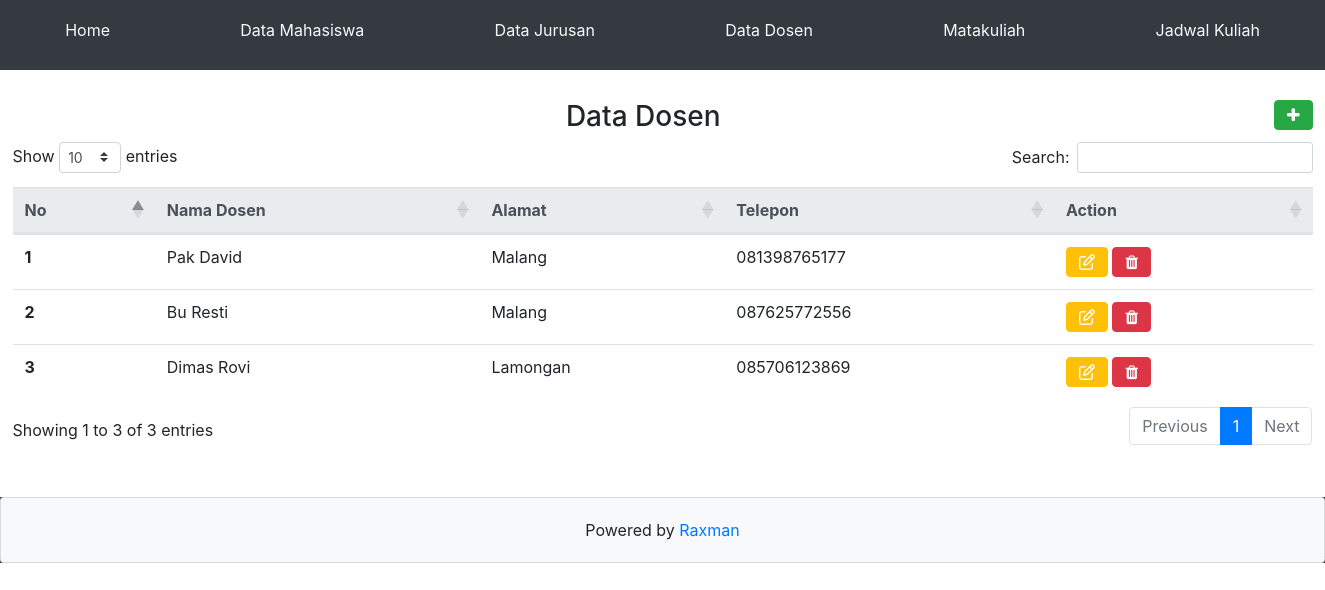
Screenshot of /?page=data_dosen with the database file from the repository.
### tables this page shows
CREATE TABLE IF NOT EXISTS `t_dosen` (
  `id_dosen` int(11) NOT NULL AUTO_INCREMENT,
  `nama_dosen` varchar(30) NOT NULL,
  `alamat` text NOT NULL,
  `telepon` varchar(14) NOT NULL,
  PRIMARY KEY (`id_dosen`)
);

### pages/data_dosen.php (the view, shortened to what this page needs)
<!DOCTYPE html>
<html>
<body>
	<div style="width: 1300px; margin: auto; margin-top: 10px">
		<button style="margin-bottom: 10px; float: right;" type="button" class="btn btn-success" data-toggle="modal" data-target="#tambahDosen"><i class="fa fa-plus"></i></button>
		<h3 style="text-align:center;">Data Dosen</h3>
		<table class="table" id="dt-datatable" style="clear: both;">
		  <thead class="thead-light">
		    <tr>
		      <th scope="col">No</th>
		      <th scope="col">Nama Dosen</th>
		      <th scope="col">Alamat</th>
		      <th scope="col">Telepon</th>
		      <th scope="col">Action</th>
		    </tr>
		  </thead>
		  <tbody>
		    <?php
		    	include "controller/connection.php";
		    	$query = mysqli_query($connect,"SELECT * FROM t_dosen");
		    	$no = 0;
		    	while ($row = mysqli_fetch_array($query)){
		    		$no++;?>
		    		<tr>
				      <th><?=$no?></th>
				      <td><?=$row['nama_dosen']?></td>
				      <td><?=$row['alamat']?></td>
				      <td><?=$row['telepon']?></td>
				      <td class="text-light">
				      	<a type="button" class="btn btn-warning" data-toggle="modal" data-target="#ubahDosen"
				      	data-iddosen="<?= $row['id_dosen'] ?>"
		                data-namadosen="<?= $row['nama_dosen'] ?>"
		                data-alamat="<?= $row['alamat'] ?>"
		                data-telepon="<?= $row['telepon'] ?>"
				      	><i class="fa fa-edit"></i></a>
				      	<a type="button" class="btn btn-danger" data-toggle="modal" data-target="#hapusDosen"
				      	data-iddosen="<?= $row['id_dosen'] ?>"
		                data-namadosen="<?= $row['nama_dosen'] ?>"
				      	><i class="fa fa-trash"></i></a>
				      </td>
				    </tr>
		    	<?php } ?>
		  </tbody>
		</table>
	</div>
</body>
</html>

### rows the page displays
t_dosen: nama_dosen "Pak David", alamat "Malang", telepon "081398765177"
t_dosen: nama_dosen "Bu Resti", alamat "Malang", telepon "087625772556"
t_dosen: nama_dosen "Dimas Rovi", alamat "Lamongan", telepon "085706123869"
